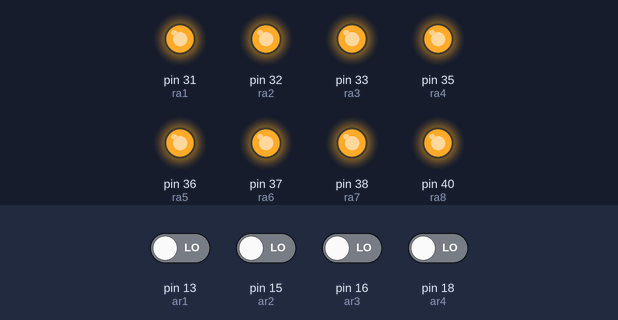
A program run on a simulated Raspberry Pi (header pin numbers). On the bench: output pins drawn as LEDs (lit = HIGH). Inputs (shaded band) come from the test bench; at power-on: pin 13 (ar1), pin 15 (ar2), pin 16 (ar3), pin 18 (ar4) LOW. What the program prints to the terminal is not drawn.

Above: at 0.1 s.
Timing chart, 0 to 1.6 s (numbered marks = the images above):
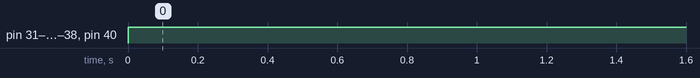

The program:

connection_arduino_and_raspi.py
```python
#Parallel communication between Arduino Mega and Raspberry Pi
import RPi.GPIO as GPIO #importing GPIO Python Package
import time

GPIO.setwarnings(False) #disable GPIO related warning

GPIO.setmode(GPIO.BOARD) #GPIO mode is set to BOARD and not to BCM

#ra = raspi to arduino mega data transmission
ra1 = 31
ra2 = 32
ra3 = 33
ra4 = 35

ra5 = 36
ra6 = 37
ra7 = 38
ra8 = 40

#ar = arduino mega to raspi data transmission
ar1 = 13
ar2 = 15
ar3 = 16
ar4 = 18

#Enabling raspi to arduino mega pins as OUTPUT
GPIO.setup(ra1,GPIO.OUT)
GPIO.setup(ra2,GPIO.OUT)
GPIO.setup(ra3,GPIO.OUT)
GPIO.setup(ra4,GPIO.OUT)

GPIO.setup(ra5,GPIO.OUT)
GPIO.setup(ra6,GPIO.OUT)
GPIO.setup(ra7,GPIO.OUT)
GPIO.setup(ra8,GPIO.OUT)

#Enabling arduino mega to raspi pins as INPUT
GPIO.setup(ar1,GPIO.IN)
GPIO.setup(ar2,GPIO.IN)
GPIO.setup(ar3,GPIO.IN)
GPIO.setup(ar4,GPIO.IN)

#storing logic in signal_name variable
signal_value = GPIO.HIGH

while True:

	GPIO.output(ra1,signal_value)
	GPIO.output(ra2,signal_value)
	GPIO.output(ra3,signal_value)
	GPIO.output(ra4,signal_value)

	GPIO.output(ra5,signal_value)
	GPIO.output(ra6,signal_value)
	GPIO.output(ra7,signal_value)
	GPIO.output(ra8,signal_value)

	ar1State = GPIO.input(ar1)
	ar2State = GPIO.input(ar2)
	ar3State = GPIO.input(ar3)
	ar4State = GPIO.input(ar4)

	print(" ar1State = ")
	print(ar1State)
	print(" ar2State = ")
	print(ar2State)
	print(" ar3State = ")
	print(ar3State)
	print(" ar4State = ")
	print(ar4State)
	print("\n")
```

Measured:
- by itself, pin 31 (ra1), pin 32 (ra2), pin 33 (ra3), pin 35 (ra4), pin 36 (ra5), pin 37 (ra6), pin 38 (ra7), pin 40 (ra8): LOW → HIGH at 0.00 s
